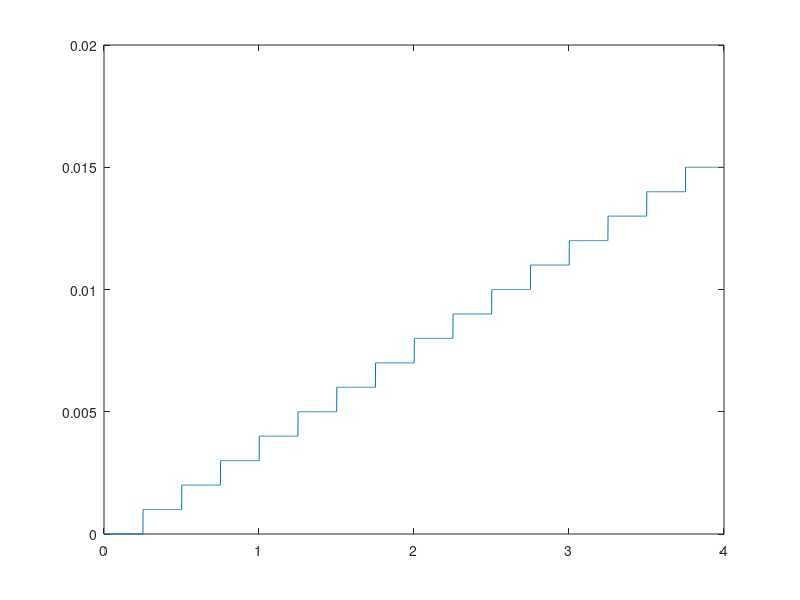

Write MATLAB code to recreate this figure.
%nu am prea inteles bine conditia problemei dar cred ca asta ar fi rezolvarea

N = 4; %4 niveluri
ts = 0.001;
%cream un vector de la 0 la Nr de niveluri cu pasul ts = 0.001 (rezolutie 1ms)
t = 0 : ts : N;
    
j = 1;
    
for i = 1 : length(t)	%parcurgem tot vectorul
    if  t(i) <= j * 0.25
        if j <= length(t)
             x(i) = t(j);
        else
             x(i) = 0;
       end
    else
        if j <= length(t)
             x(i) = t(j);
        end
        j = j + 1; 
     end
end
    
axis([0 20 -5 3])
plot(t,x);

